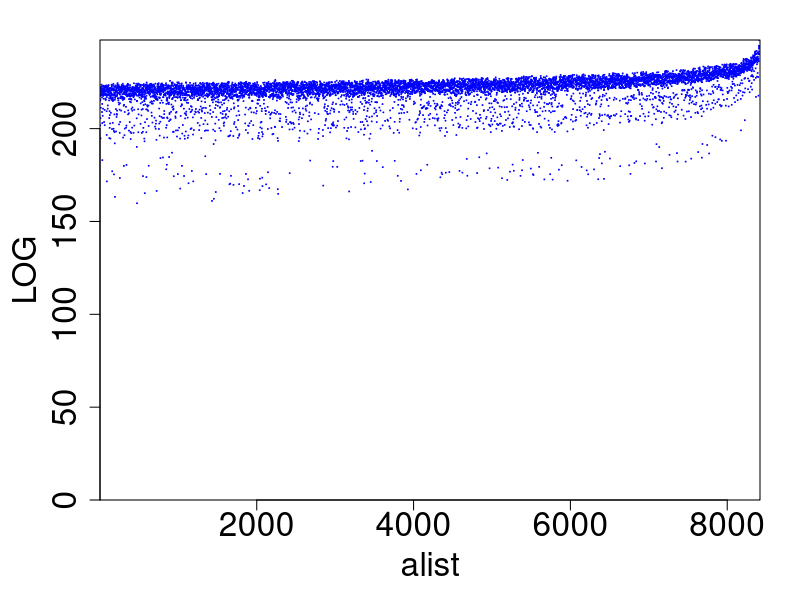
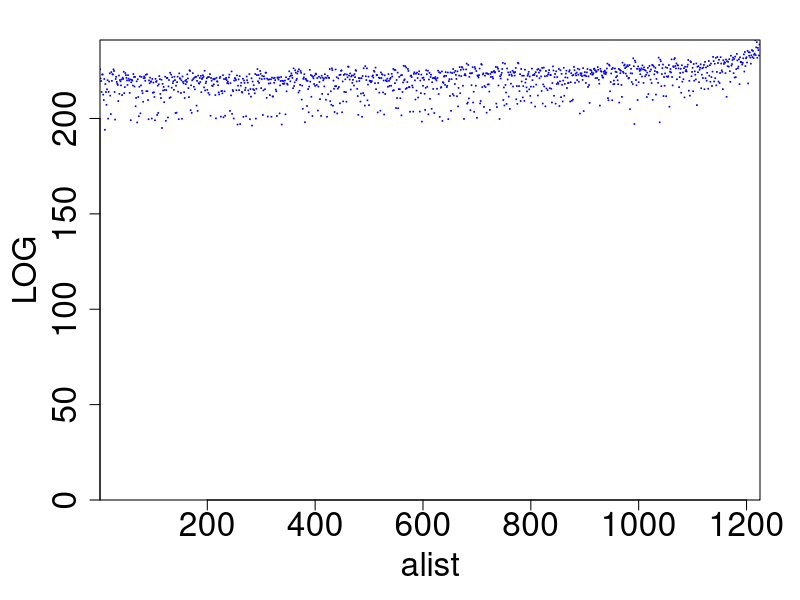
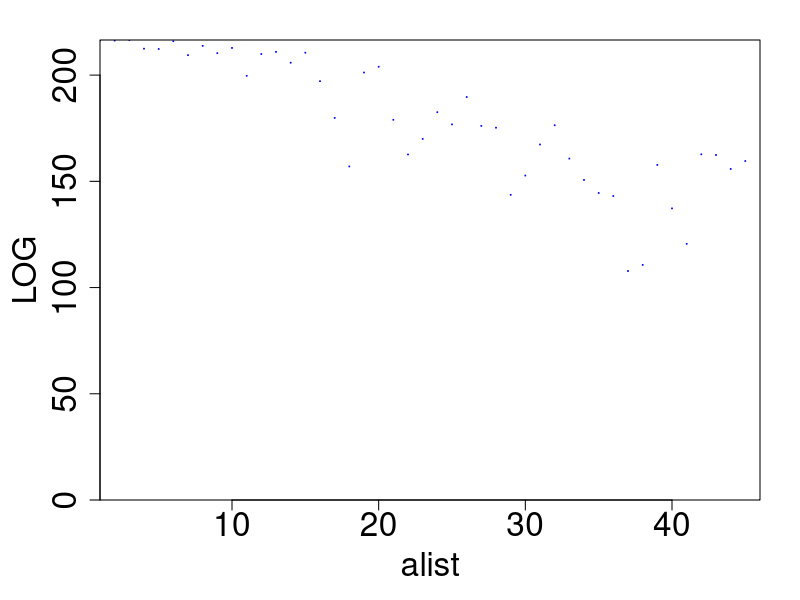
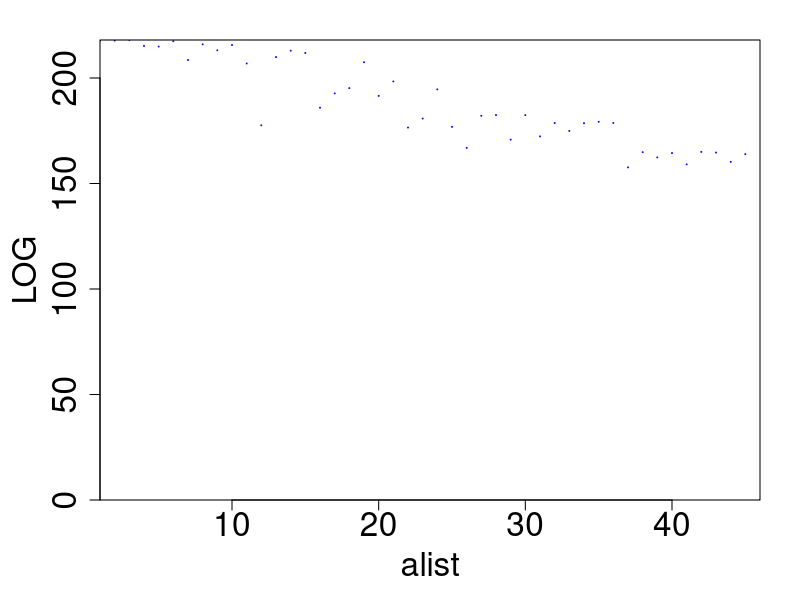

Write the R code that produced these figures, in order.
nodes <- list(
  "START" = (function(x) 0),
  "A"= (function(x) if(x>700) 0 else 22-0.005*x),
  "B" = (function(x) if(x>700) 0 else 20 - 0.02*x),
  "C" = (function(x) if(x>700) 0 else 29 - 0.01*x),
  "D" = (function(x) if(x>700) 0 else 20 - 0.04*x),
  "E" = (function(x) if(x>700) 0 else 40 - 0.021*x),
  "F" = (function(x) if(x>700) 0 else 20 - 0.04*x),
  "G" = (function(x) if(x>700) 0 else 20 - 0.03*x),
  "H" = (function(x) if(x>700) 0 else 30 - 0.02*x),
  "I" = (function(x) if(x>700) 0 else 50 - 0.032*x)
  
)

edges <- list (
  "START" = list("A"= function(x) 15+0.0008*x*(700-x), "B"= function(x) 34+0.00052*x*(700-x), "E"= function(x) 33+0.00051*x*(700-x), "D"= function(x) 32+0.0002*x*(700-x),
                 "C"= function(x) 30+0.00053*x*(700-x), "G"= function(x) 30+0.0001*x*(720-x), "F"= function(x) 30+0.00032*x*(700-x),
                 "H"= function(x) 50+0.00001*x*(700-x), "I"= function(x) 30+0.0005*x*(740-x)),
  "A" = list("A"= function(x) 31+0.0015*x*(700-x), "B"= function(x) 32+0.0001*x*(712-x), "E"= function(x) 30+0.0005*x*(700-x), "D"= function(x) 30+0.0005*x*(700-x),
             "C"= function(x) 12+0.0003*x*(700-x), "G"= function(x) 20+0.0002*x*(640-x), "F"= function(x) 3+0.0025*x*(700-x),
             "H"= function(x) 33+0.0002*x*(720-x), "I"= function(x) 30+0.0005*x*(720-x)),
  "B" = list("A"= function(x) 20+0.0004*x*(700-x), "B"= function(x) 30+0.0005*x*(700-x), "E"= function(x) 23+0.0007*x*(700-x), "D"= function(x) 30+0.0005*x*(700-x),
             "C"= function(x) 30+0.00056*x*(700-x), "G"= function(x) 30+0.0015*x*(700-x), "F"= function(x) 31+0.0025*x*(700-x),
             "H"= function(x) 30+0.0001*x*(710-x), "I"= function(x) 30+0.0005*x*(550-x)),
  "C" = list("A"= function(x) 32+0.0015*x*(600-x), "B"= function(x) 33+0.0001*x*(700-x), "E"= function(x) 32+0.0025*x*(700-x), "D"= function(x) 30+0.0005*x*(700-x),
             "C"= function(x) 13+0.0005*x*(700-x), "G"= function(x) 32+0.0002*x*(800-x), "F"= function(x) 31+0.005*x*(700-x),
             "H"= function(x) 23+0.0005*x*(700-x), "I"= function(x) 30+0.0005*x*(700-x)),
  "D" = list("A"= function(x) 12+0.0005*x*(500-x), "B"= function(x) 20+0.0001*x*(490-x), "E"= function(x) 13+0.0002*x*(700-x), "D"= function(x) 30+0.0005*x*(700-x),
             "C"= function(x) 34+0.0003*x*(700-x), "G"= function(x) 10+0.0002*x*(700-x), "F"= function(x) 12+0.0001*x*(700-x),
             "H"= function(x) 12+0.0005*x*(700-x), "I"= function(x) 30+0.0005*x*(680-x)),
  "E" = list("A"= function(x) 30+0.0002*x*(700-x), "B"= function(x) 12+0.0005*x*(700-x), "E"= function(x) 33+0.0001*x*(700-x), "D"= function(x) 30+0.0005*x*(700-x),
             "C"= function(x) 30+0.0005*x*(700-x), "G"= function(x) 13+0.0005*x*(640-x), "F"= function(x) 23+0.0002*x*(700-x),
             "H"= function(x) 33+0.0002*x*(700-x), "I"= function(x) 30+0.0005*x*(700-x)),
  "F" = list("A"= function(x) 32+0.0001*x*(700-x), "B"= function(x) 11+0.0025*x*(620-x), "E"= function(x) 30+0.0031*x*(700-x), "D"= function(x) 30+0.0005*x*(700-x),
             "C"= function(x) 36+0.0001*x*(700-x), "G"= function(x) 23+0.001*x*(700-x), "F"= function(x) 30+0.00123*x*(700-x),
             "H"= function(x) 40+0.0001*x*(700-x), "I"= function(x) 30+0.0005*x*(700-x)),
  "G" = list("A"= function(x) 7+0.002*x*(700-x), "B"= function(x) 12.3+0.0003*x*(700-x), "E"= function(x) 53+0.0012*x*(700-x), "D"= function(x) 30+0.0005*x*(700-x),
             "C"= function(x) 16+0.0007*x*(700-x), "G"= function(x) 41+0.0004*x*(630-x), "F"= function(x) 32+0.00043*x*(700-x),
             "H"= function(x) 11+0.0005*x*(700-x), "I"= function(x) 30+0.0005*x*(700-x)),
  "H" = list("A"= function(x) 21+0.0009*x*(700-x), "B"= function(x) 15+0.0002*x*(700-x), "E"= function(x) 34+0.0002*x*(700-x), "D"= function(x) 30+0.0005*x*(700-x),
             "C"= function(x) 13+0.0005*x*(700-x), "G"= function(x) 12+0.0001*x*(700-x), "F"= function(x) 30+0.0002*x*(700-x),
             "H"= function(x) 22+0.0003*x*(700-x), "I"= function(x) 30+0.0005*x*(700-x)),
  "I" = list("A"= function(x) 30+0.0002*x*(700-x), "B"= function(x) 12+0.0005*x*(700-x), "E"= function(x) 33+0.0001*x*(700-x), "D"= function(x) 30+0.0005*x*(700-x),
             "C"= function(x) 13+0.0005*x*(700-x), "G"= function(x) 12+0.0001*x*(700-x), "F"= function(x) 30+0.0002*x*(700-x),
             "H"= function(x) 33+0.0002*x*(700-x), "I"= function(x) 30+0.0005*x*(700-x)),
  "J" = list("M"= function(x) 30+0.0002*x*(700-x), "B"= function(x) 12+0.0005*x*(700-x), "E"= function(x) 33+0.0001*x*(700-x), "D"= function(x) 30+0.0005*x*(700-x),
             "C"= function(x) 13+0.0005*x*(700-x), "G"= function(x) 12+0.0001*x*(700-x), "F"= function(x) 30+0.0002*x*(700-x),
             "H"= function(x) 33+0.0002*x*(700-x), "I"= function(x) 30+0.0005*x*(700-x)),
  "K" = list("A"= function(x) 30+0.0002*x*(700-x), "L"= function(x) 12+0.0005*x*(700-x), "E"= function(x) 33+0.0001*x*(700-x), "D"= function(x) 30+0.0005*x*(700-x),
             "C"= function(x) 13+0.0005*x*(700-x), "G"= function(x) 12+0.0001*x*(700-x), "F"= function(x) 30+0.0002*x*(700-x),
             "H"= function(x) 7+0.0002*x*(700-x), "I"= function(x) 30+0.0005*x*(700-x)),
  "L" = list("A"= function(x) 23+0.0002*x*(700-x), "B"= function(x) 12+0.0005*x*(700-x), "J"= function(x) 52+0.0001*x*(700-x), "C"= function(x) 35+0.0005*x*(700-x),
             "C"= function(x) 2+0.0005*x*(700-x), "G"= function(x) 12+0.0001*x*(700-x), "F"= function(x) 37+0.0002*x*(700-x),
             "H"= function(x) 77+0.0002*x*(700-x), "I"= function(x) 34+0.0005*x*(700-x)),
  "M" = list("A"= function(x) 37+0.0002*x*(700-x), "B"= function(x) 13+0.0005*x*(700-x), "K"= function(x) 35+0.0001*x*(700-x), "D"= function(x) 30+0.0005*x*(700-x),
             "C"= function(x) 19+0.0005*x*(700-x), "G"= function(x) 15+0.0001*x*(700-x), "F"= function(x) 33+0.0002*x*(700-x),
             "H"= function(x) 36+0.0002*x*(700-x), "I"= function(x) 39+0.0005*x*(700-x)),
  "N" = list("A"= function(x) 35+0.0002*x*(700-x), "B"= function(x) 19+0.0005*x*(700-x), "O"= function(x) 32+0.0001*x*(700-x), "D"= function(x) 34+0.0005*x*(700-x),
             "C"= function(x) 11+0.0005*x*(700-x), "G"= function(x) 18+0.0001*x*(700-x), "F"= function(x) 31+0.0002*x*(700-x),
             "H"= function(x) 32+0.0002*x*(700-x), "I"= function(x) 34+0.0005*x*(700-x)),
  "O" = list("A"= function(x) 33+0.0002*x*(700-x), "B"= function(x) 11+0.0005*x*(700-x), "N"= function(x) 34+0.0001*x*(700-x), "D"= function(x) 31+0.0005*x*(700-x),
             "C"= function(x) 23+0.0005*x*(700-x), "G"= function(x) 19+0.0001*x*(700-x), "F"= function(x) 38+0.0002*x*(700-x),
             "H"= function(x) 34+0.0002*x*(700-x), "I"= function(x) 38+0.0005*x*(700-x))
  
)

price <- function(n, time) {
  return (nodes[[n]](time))
}
  
count_heuristic <- function(visited, time, price, prev, curr) {
  value <- 0
  for (n in names(nodes)) {
    if (!n %in% visited) {
      value <- value + nodes[[n]](time)
    }
  }
  return(value)
}

count_heuristic1 <- function(visited, time, price, prev, curr) {
  value <- 0
  for (n in names(nodes)) {
    if (!n %in% visited) {
      if(n %in% names(edges[[curr]]))
        value <- value + nodes[[n]](time+time(curr, n, time))
      else
        value <- value + nodes[[n]](time)
    }
  }
  return(value)
}

count_heuristic2 <- function(visited, time, price, prev, curr) {
  value <- 0
  temp <- list()
  for (n in names(nodes)) {
    if (!n %in% visited) {
      temp<- c(n, temp)
    }
  }
  set.seed(001)
  temp<-sample(temp)
  lowest = which.min(unlist(lapply(edges, function(x) (lapply(x, function (y) y(0))))))[[1]]
  i = 0
  for(t in temp){
    i = i+1
    value <- value + nodes[[t]](time + lowest*i)
  }
  return(value)
}

count_heuristic3 <- function(visited, time, price, prev, curr) {
  value <- 0
  temp <- list()
  for (n in names(nodes)) {
    if (!n %in% visited) {
      temp<- c(n, temp)
    }
  }
  temp<-temp[order(sapply(temp, function(x) nodes[[x]](time), simplify = TRUE),
                   decreasing = TRUE)]
  lowest = which.min(unlist(lapply(edges, function(x) (lapply(x, function (y) y(0))))))[[1]]
  i = 0
  for(t in temp){
    i = i+1
    value <- value + nodes[[t]](time + lowest*i)
  }
  return(value)
}


time <- function(curr, nextt, timee) {
  return (edges[[curr]][[nextt]](timee))
}

getNeighbors <- function(node) {
  return (names(edges[[node]]))
}

selPrior <- function(log){
  return (log[[1]])
}

N <- function(struct, heur) {
  visited = struct[["visited"]]
  result <- list()
  curr <- struct[["curr"]]
  neighbors <- getNeighbors(curr)
  for(n in neighbors) {
    if(!n %in% visited) {
      new_visited = c(visited, n)
      time <- struct[["time"]] + time(curr, n, struct[["time"]])
      price <- struct[["price"]] + price(n, time)
      heuristic <- heur(new_visited, time, price, curr, n)
      element <- list("visited" = new_visited,
                     "curr" = n,
                     "time" = time,
                     "price" = price,
                     "heuristic"= heuristic
                     )
      result <- append(result, list(element))
    }
  }
  return (result)
}

value <- list()
i <- 0
heuristics = list(count_heuristic, count_heuristic1, count_heuristic2, count_heuristic3)
for(heur in heuristics){
  i <- i +1
  LOG <- list(0)
  H <- list(list("visited" = c("START"),
            "curr" = "START",
            "time" = 0,
            "price" = 0,
            "heuristic" = heur(vector('character'), 0, 0, "START", "START")))
  while(length(H[[1]][["visited"]])<length(nodes)) {
    x<-selPrior(H)
    H[[1]] <- NULL
    Y<-N(x ,heur)
    H<-append(Y, H)
    LOG <- append(lapply(Y, function(x) x[["price"]]+x[["heuristic"]]), LOG)
    H<-H[order(sapply(H, function(x) x[["price"]]+x[["heuristic"]], simplify = TRUE),
            decreasing = TRUE)]
  }
  value <- c(value,H[[1]][["price"]])
  alist<-c(1:length(LOG))
  png(
    paste(i,"test.png"),
    width     = 3.25,
    height    = 3.25,
    units     = "in",
    res       = 1200,
    pointsize = 1
  )
  par(
    mar      = c(5, 5, 2, 2),
    xaxs     = "i",
    yaxs     = "i",
    cex.axis = 2,
    cex.lab  = 2
  )
  
  
  plot(alist, LOG, cex=0.1, pch=4, type="p", col="blue")
  dev.off()
}
